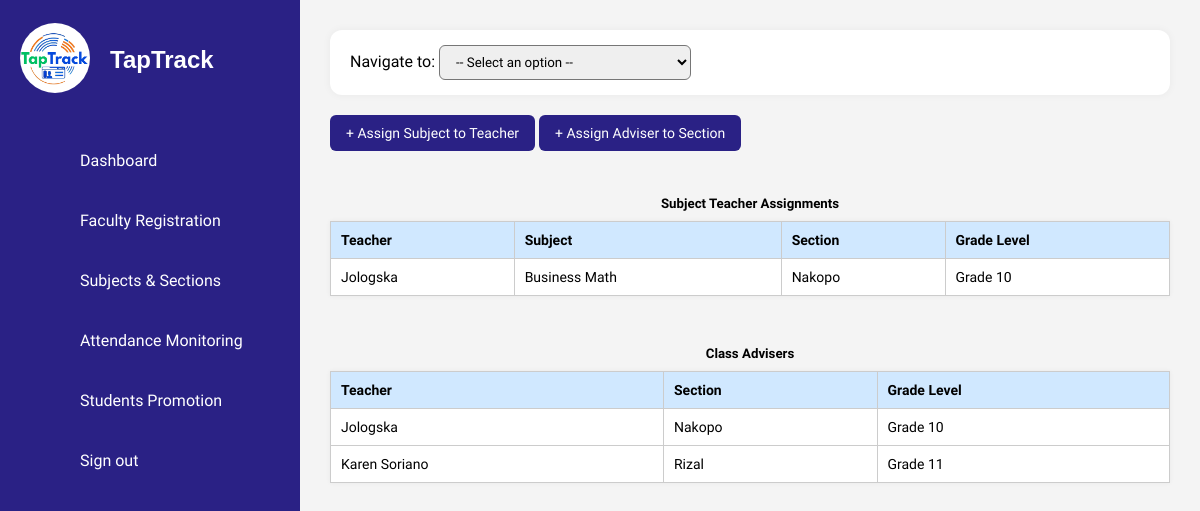
Page /ISIERA/teacher_assigning.php on the committed database.
### tables this page shows
CREATE TABLE `faculty` (
  `id` int(11) NOT NULL,
  `teacher_id` varchar(6) NOT NULL,
  `name` varchar(100) NOT NULL,
  `email` varchar(100) NOT NULL,
  `contact` varchar(20) DEFAULT NULL,
  `dob` date NOT NULL,
  `password` varchar(255) NOT NULL
);

CREATE TABLE `subjects` (
  `id` int(11) NOT NULL,
  `subject_name` varchar(255) NOT NULL,
  `student_type` varchar(150) NOT NULL,
  `created_at` timestamp NOT NULL DEFAULT current_timestamp(),
  `strand_id` int(11) DEFAULT NULL
);

CREATE TABLE `sections` (
  `id` int(11) NOT NULL,
  `section_name` varchar(100) NOT NULL,
  `student_type` enum('JHS','SHS') NOT NULL,
  `grade_level` varchar(20) DEFAULT NULL,
  `created_at` timestamp NOT NULL DEFAULT current_timestamp()
);

### ISIERA/teacher_assigning.php (the view, shortened to what this page needs)
<?php
include 'db_connection.php';
?>
<!DOCTYPE html>
<html lang="en">
<head>
  <link rel="stylesheet" href="assets/css/style.css" />
</head>
<body>
<?php include 'sidebar.php'; ?>
<div class="main-content">
  <div class="dropdown-nav">
    <label>Navigate to:</label>
    <select onchange="navigate(this.value)">
      <option value="">-- Select an option --</option>
    </select>
  </div>
  <button class="add-btn" onclick="openModal('subjectModal')">+ Assign Subject to Teacher</button>
  <button class="add-btn" onclick="openModal('adviserModal')">+ Assign Adviser to Section</button>
  <h5 style="margin-top: 30px; margin-bottom: 10px; text-align:center;">Subject Teacher Assignments</h5>
  <table>
    <thead>
      <tr><th>Teacher</th><th>Subject</th><th>Section</th><th>Grade Level</th></tr>
    </thead>
    <tbody>
      <?php
      $assignments = $conn->query("SELECT f.name AS teacher_name, s.subject_name, sec.section_name, sec.grade_level FROM teacher_subjects ts JOIN faculty f ON ts.teacher_id = f.id JOIN subjects s ON ts.subject_id = s.id JOIN sections sec ON ts.section_id = sec.id ORDER BY sec.grade_level ASC, sec.section_name ASC");
      if ($assignments->num_rows > 0):
        while ($row = $assignments->fetch_assoc()):
      ?>
      <tr>
        <td><?= htmlspecialchars($row['teacher_name']) ?></td>
        <td><?= htmlspecialchars($row['subject_name']) ?></td>
        <td><?= htmlspecialchars($row['section_name']) ?></td>
        <td><?= htmlspecialchars($row['grade_level']) ?></td>
      </tr>
      <?php endwhile; else: ?>
      <tr><td colspan="4" style="text-align:center;">No subject-teacher assignments found.</td></tr>
      <?php endif; ?>
    </tbody>
  </table>
  <h5 style="margin-top: 50px; margin-bottom: 10px; text-align:center;">Class Advisers</h5>
  <table>
    <thead>
      <tr><th>Teacher</th><th>Section</th><th>Grade Level</th></tr>
    </thead>
    <tbody>
      <?php
      $advisers = $conn->query("SELECT f.name AS teacher_name, sec.section_name, sec.grade_level FROM section_advisers sa JOIN faculty f ON sa.teacher_id = f.id JOIN sections sec ON sa.section_id = sec.id ORDER BY sec.grade_level ASC, sec.section_name ASC");
      if ($advisers->num_rows > 0):
        while ($row = $advisers->fetch_assoc()):
      ?>
      <tr>
        <td><?= htmlspecialchars($row['teacher_name']) ?></td>
        <td><?= htmlspecialchars($row['section_name']) ?></td>
        <td><?= htmlspecialchars($row['grade_level']) ?></td>
      </tr>
      <?php endwhile; else: ?>
      <tr><td colspan="3" style="text-align:center;">No adviser assignments found.</td></tr>
      <?php endif; ?>
    </tbody>
  </table>
</div>
</body>
</html>

### ISIERA/assets/css/style.css (style rules this page uses)
* { font-family: 'Ubuntu', sans-serif; margin: 0; padding: 0; box-sizing: border-box; }
:root { --blue: #2a2185; --white: #fff; --gray: #f5f5f5; --black1: #222; --black2: #999; }
body { min-height: 100vh; overflow-x: hidden; }
.main-content { margin-left: 300px; padding: 20px; background-color: #f4f4f4; min-height: 100vh; overflow-x: hidden; width: calc(100% - 300px); }
.dropdown-nav { background-color: #fff; border-radius: 12px; padding: 15px 20px; margin-bottom: 20px; box-shadow: 0 0 8px rgba(0,0,0,0.05); }
.dropdown-nav select { padding: 8px 12px; border-radius: 6px; }

### ISIERA/teacher_assigning.php (style rules this page uses)
body { background: #f9f9f9; font-family: 'Segoe UI', sans-serif; }
.main-content { margin-left: 300px; padding: 30px; }
.dropdown-nav { background-color: #fff; border-radius: 12px; padding: 15px 20px; margin-bottom: 20px; box-shadow: 0 0 8px rgba(0,0,0,0.05); }
.dropdown-nav select { padding: 8px 12px; border-radius: 6px; }
button.add-btn { background-color: #2a2185; color: white; padding: 10px 16px; border: none; border-radius: 6px; cursor: pointer; font-size: 14px; margin-bottom: 15px; }
table { width: 100%; border-collapse: collapse; background-color: #fff; box-shadow: 0 0 5px rgba(0,0,0,0.05); margin-bottom: 30px; }
table thead { background-color: #d0e8ff; }
th, td { padding: 10px; border: 1px solid #ccc; text-align: left; font-size: 14px; }

### rows in the picture
faculty: name "Jologska", subjects.subject_name "Business Math", sections.section_name "Nakopo", sections.grade_level "Grade 10"
faculty: name "Karen Soriano", sections.section_name "Rizal", sections.grade_level "Grade 11"
